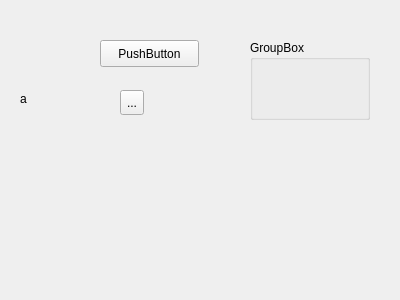
<?xml version="1.0" encoding="UTF-8"?>
<ui version="4.0">
 <class>test</class>
 <widget class="QWidget" name="test">
  <property name="geometry">
   <rect>
    <x>0</x>
    <y>0</y>
    <width>400</width>
    <height>300</height>
   </rect>
  </property>
  <property name="windowTitle">
   <string>Form</string>
  </property>
  <widget class="QPushButton" name="pushButton">
   <property name="geometry">
    <rect>
     <x>100</x>
     <y>40</y>
     <width>99</width>
     <height>27</height>
    </rect>
   </property>
   <property name="text">
    <string>PushButton</string>
   </property>
  </widget>
  <widget class="QToolButton" name="toolButton">
   <property name="geometry">
    <rect>
     <x>120</x>
     <y>90</y>
     <width>24</width>
     <height>25</height>
    </rect>
   </property>
   <property name="text">
    <string>...</string>
   </property>
  </widget>
  <widget class="QGroupBox" name="groupBox">
   <property name="geometry">
    <rect>
     <x>250</x>
     <y>40</y>
     <width>120</width>
     <height>80</height>
    </rect>
   </property>
   <property name="title">
    <string>GroupBox</string>
   </property>
  </widget>
  <widget class="QLabel" name="label">
   <property name="geometry">
    <rect>
     <x>20</x>
     <y>90</y>
     <width>67</width>
     <height>17</height>
    </rect>
   </property>
   <property name="text">
    <string>a</string>
   </property>
  </widget>
 </widget>
 <resources/>
 <connections/>
</ui>
